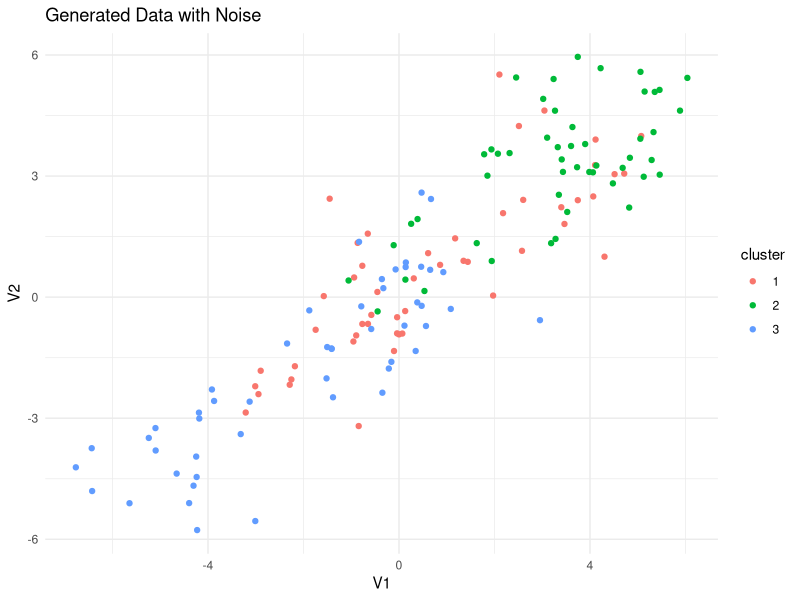
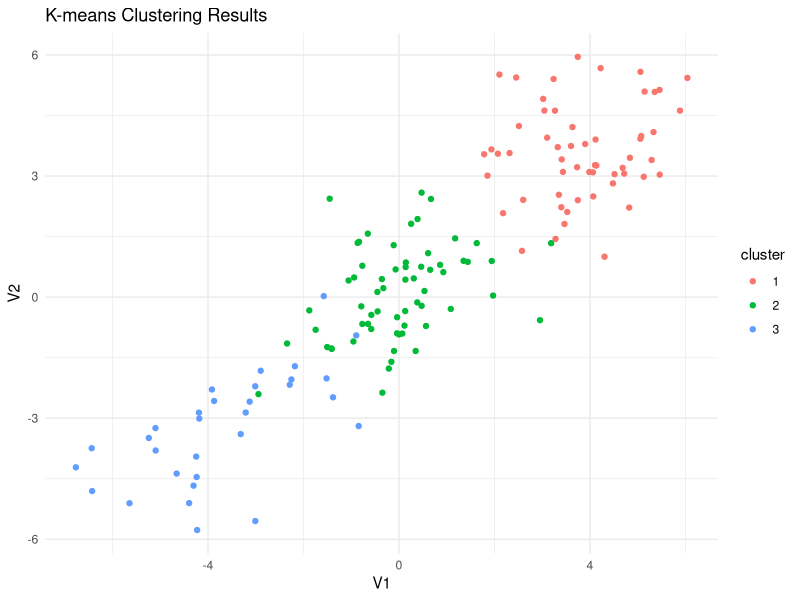
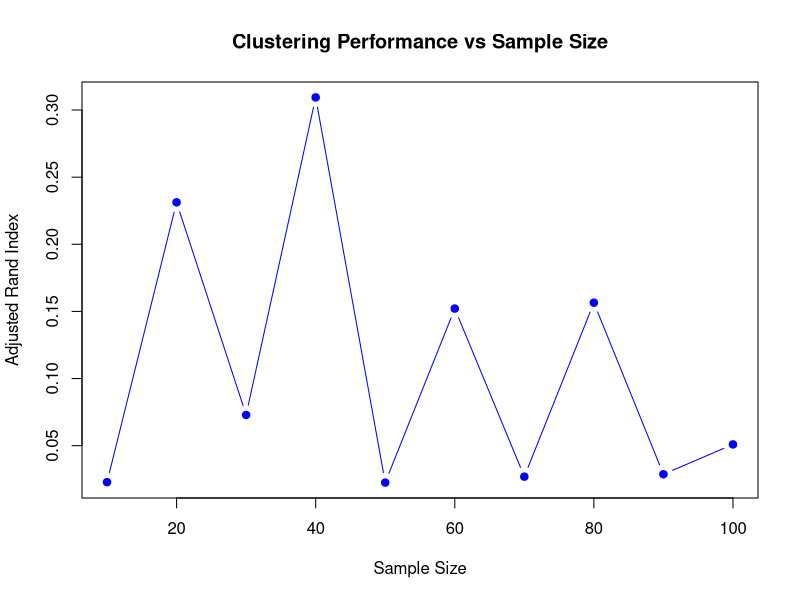
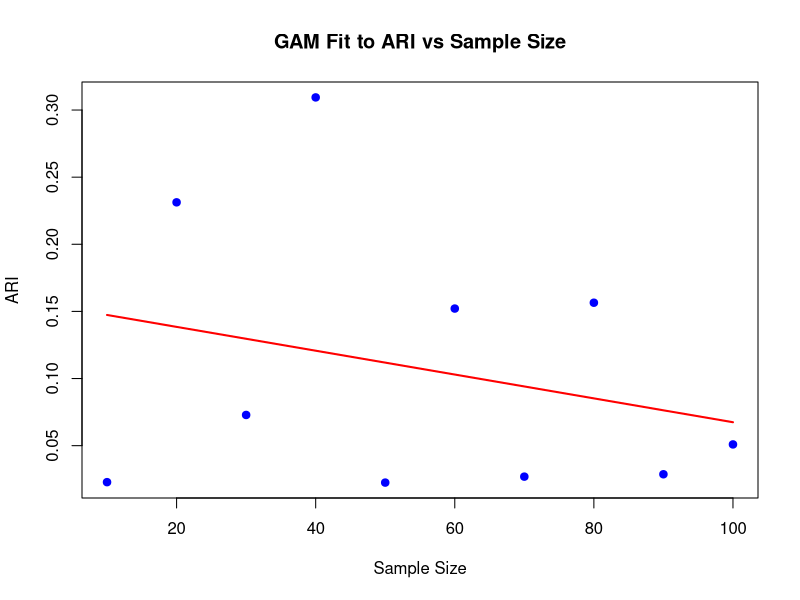
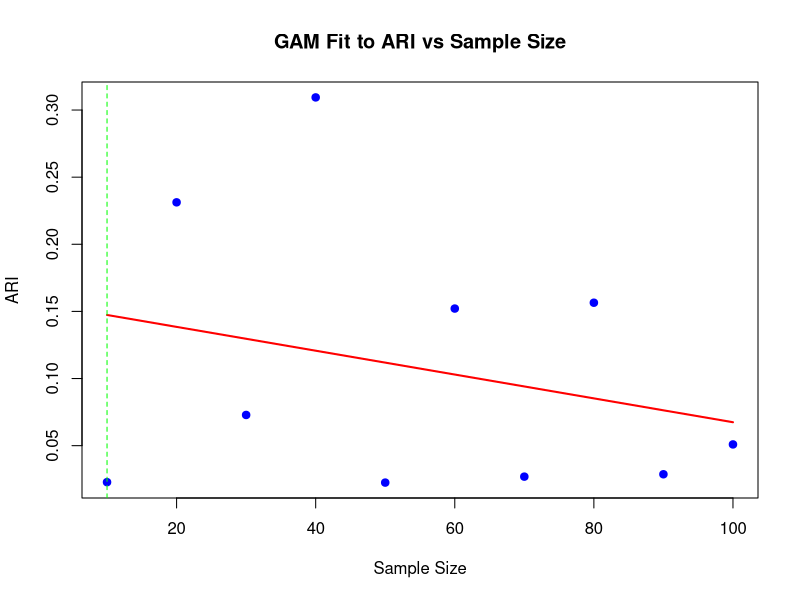
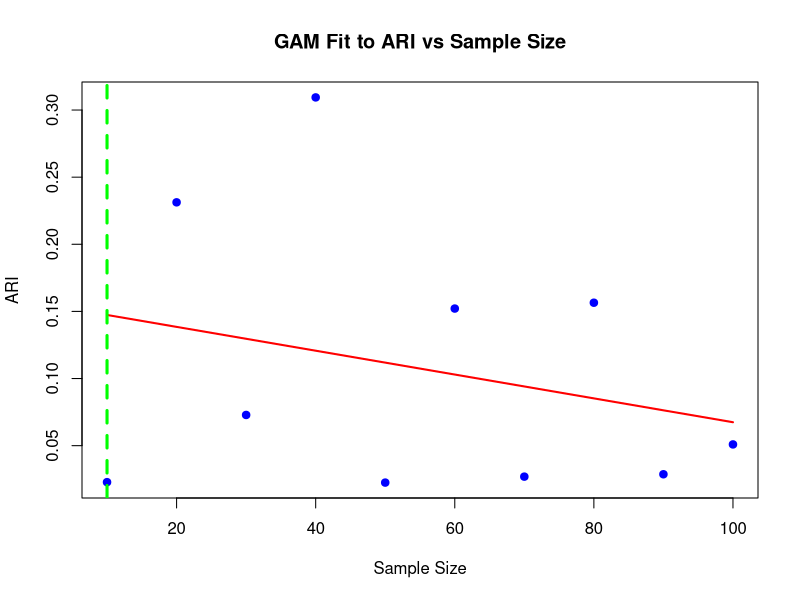

Source code (R) for these figures, in order:
# Load necessary libraries
library(cluster)   # For k-means and clustering
library(mclust)    # For Adjusted Rand Index
library(ggplot2)   # For plotting
library(mgcv)      # For GAM

# Function to create artificial datasets
generate_data <- function(n, p, k, noise_p = 0.1, separation = 1.5) {
  # Generate cluster centers
  centers <- matrix(runif(k * p, -5, 5), nrow = k)
  
  # Generate data based on cluster centers
  data <- do.call(rbind, lapply(1:k, function(i) {
    matrix(rnorm(n * p, mean = centers[i, ]), ncol = p)
  }))
  
  # Calculate the number of noise variables based on proportion noise_p
  noise_vars <- as.integer(noise_p * p)
  
  if (noise_vars > 0) {
    # Add noise variables if needed
    noise <- matrix(rnorm(nrow(data) * noise_vars), nrow = nrow(data), ncol = noise_vars)
    
    # Check if dimensions match to avoid cbind error
    if (nrow(data) == nrow(noise)) {
      data <- cbind(data, noise)
    } else {
      stop("Error: The number of rows in data and noise must match.")
    }
  }
  
  list(data = data, true_clusters = rep(1:k, each = n))
}

# Example of data generation
set.seed(123)
generated <- generate_data(n = 50, p = 5, k = 3, noise_p = 0.2)

# Convert generated data to data frame
generated_data <- as.data.frame(generated$data)

# Add true cluster labels to the data frame
generated_data$cluster <- as.factor(generated$true_clusters)

# Visualize the generated data
ggplot(generated_data, aes(x = V1, y = V2, color = cluster)) +
  geom_point() +
  ggtitle("Generated Data with Noise") +
  theme_minimal()



# Perform k-means clustering function
kmeans_clustering <- function(data, k) {
  kmeans(data, centers = k, nstart = 20)  # Multiple initializations to avoid local optima
}

# Run k-means on the generated data
kmeans_result <- kmeans_clustering(generated$data, 3)

# Convert the generated data to a data frame for plotting
cluster_plot <- as.data.frame(generated$data)

# Add the cluster assignment from k-means to the data frame
cluster_plot$cluster <- factor(kmeans_result$cluster)

# Visualize the k-means clustering results on the first two dimensions
ggplot(cluster_plot, aes(x = V1, y = V2, color = cluster)) +
  geom_point() +
  ggtitle("K-means Clustering Results") +
  theme_minimal()






# Evaluate performance using Adjusted Rand Index
ari <- adjustedRandIndex(generated$true_clusters, kmeans_result$cluster)

# Print ARI result
print(paste("Adjusted Rand Index: ", round(ari, 3)))

# Plot ARI across multiple iterations with different sample sizes
ari_values <- sapply(seq(10, 100, by = 10), function(n) {
  data_gen <- generate_data(n = n, p = 5, k = 3)
  kmeans_res <- kmeans_clustering(data_gen$data, 3)
  adjustedRandIndex(data_gen$true_clusters, kmeans_res$cluster)
})

# Plot ARI
plot(seq(10, 100, by = 10), ari_values, type = "b", col = "blue", pch = 19,
     xlab = "Sample Size", ylab = "Adjusted Rand Index", main = "Clustering Performance vs Sample Size")





# Fit a GAM to analyze the relationship between sample size and ARI
sample_sizes <- seq(10, 100, by = 10)
gam_model <- gam(ari_values ~ s(sample_sizes))

# Predict values using the fitted GAM model
predicted_ari <- predict(gam_model)

# Plot GAM results
plot(sample_sizes, ari_values, type = "p", pch = 19, col = "blue", 
     xlab = "Sample Size", ylab = "ARI", main = "GAM Fit to ARI vs Sample Size")
lines(sample_sizes, predicted_ari, col = "red", lwd = 2)







# Minimum sample size recommendation based on GAM
optimal_sample_size <- sample_sizes[which.max(predicted_ari)]
cat("Recommended minimum sample size based on GAM analysis:", optimal_sample_size, "\n")

# Add a guideline to the plot
plot(sample_sizes, ari_values, type = "p", pch = 19, col = "blue", 
     xlab = "Sample Size", ylab = "ARI", main = "GAM Fit to ARI vs Sample Size")
lines(sample_sizes, predicted_ari, col = "red", lwd = 2)
abline(v = optimal_sample_size, col = "green", lty = 2)  # Add vertical line for optimal sample size




plot(sample_sizes, ari_values, type = "p", pch = 19, col = "blue", 
     xlab = "Sample Size", ylab = "ARI", main = "GAM Fit to ARI vs Sample Size")
lines(sample_sizes, predicted_ari, col = "red", lwd = 2)
abline(v = optimal_sample_size, col = "green", lty = 2, lwd = 3)  # Add vertical line for optimal sample size
